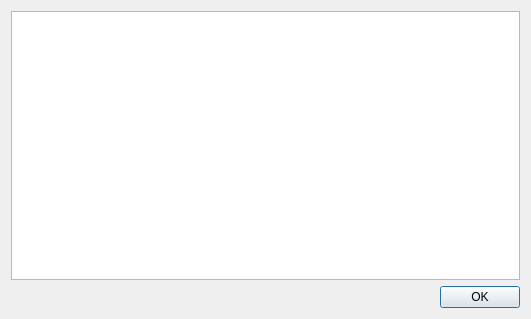
<?xml version="1.0" encoding="UTF-8"?>
<ui version="4.0">
 <class>CAttributeSummary</class>
 <widget class="QDialog" name="CAttributeSummary">
  <property name="geometry">
   <rect>
    <x>0</x>
    <y>0</y>
    <width>531</width>
    <height>319</height>
   </rect>
  </property>
  <property name="windowTitle">
   <string>Attribute Summary</string>
  </property>
  <layout class="QVBoxLayout">
   <item>
    <widget class="QTableWidget" name="c_list"/>
   </item>
   <item>
    <layout class="QHBoxLayout">
     <item>
      <spacer name="horizontalSpacer">
       <property name="orientation">
        <enum>Qt::Horizontal</enum>
       </property>
       <property name="sizeHint" stdset="0">
        <size>
         <width>388</width>
         <height>20</height>
        </size>
       </property>
      </spacer>
     </item>
     <item>
      <widget class="QPushButton" name="c_ok">
       <property name="text">
        <string>OK</string>
       </property>
      </widget>
     </item>
    </layout>
   </item>
  </layout>
 </widget>
 <resources/>
 <connections>
  <connection>
   <sender>c_ok</sender>
   <signal>clicked()</signal>
   <receiver>CAttributeSummary</receiver>
   <slot>OnOK()</slot>
   <hints>
    <hint type="sourcelabel">
     <x>464</x>
     <y>286</y>
    </hint>
    <hint type="destinationlabel">
     <x>316</x>
     <y>280</y>
    </hint>
   </hints>
  </connection>
 </connections>
 <slots>
  <slot>OnOK()</slot>
  <slot>OnDblclkList(QModelIndex)</slot>
 </slots>
</ui>
